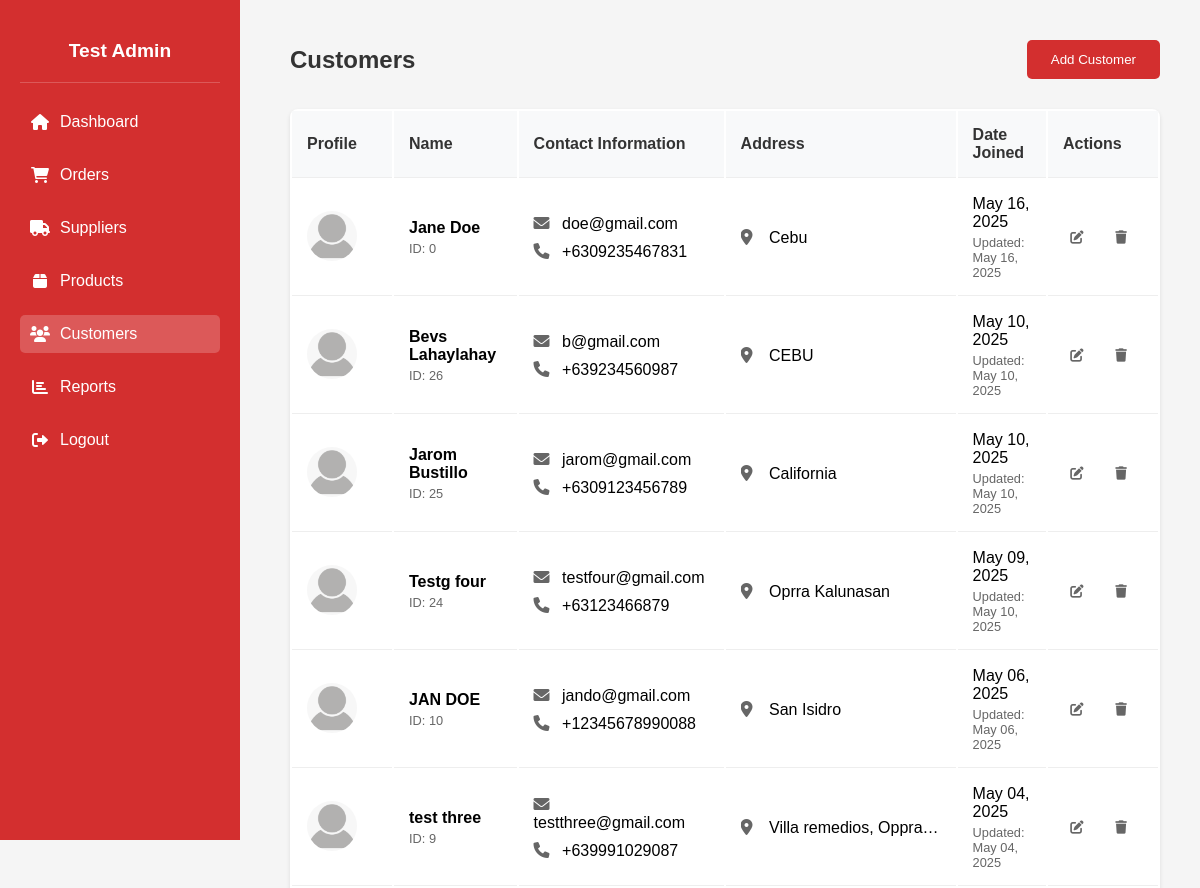
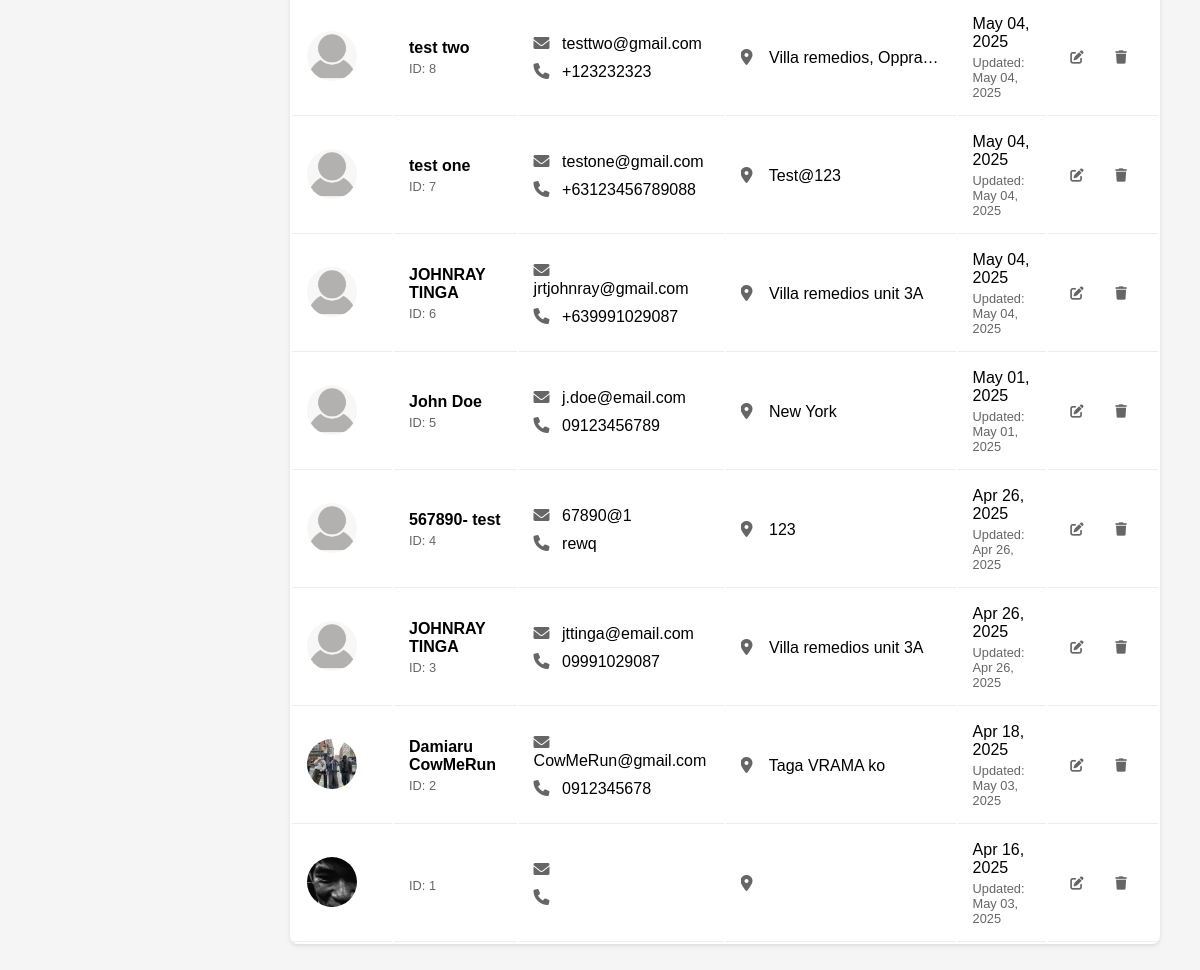
Before: /Admin_customers.php with the older database file (2 pictures, top to bottom).
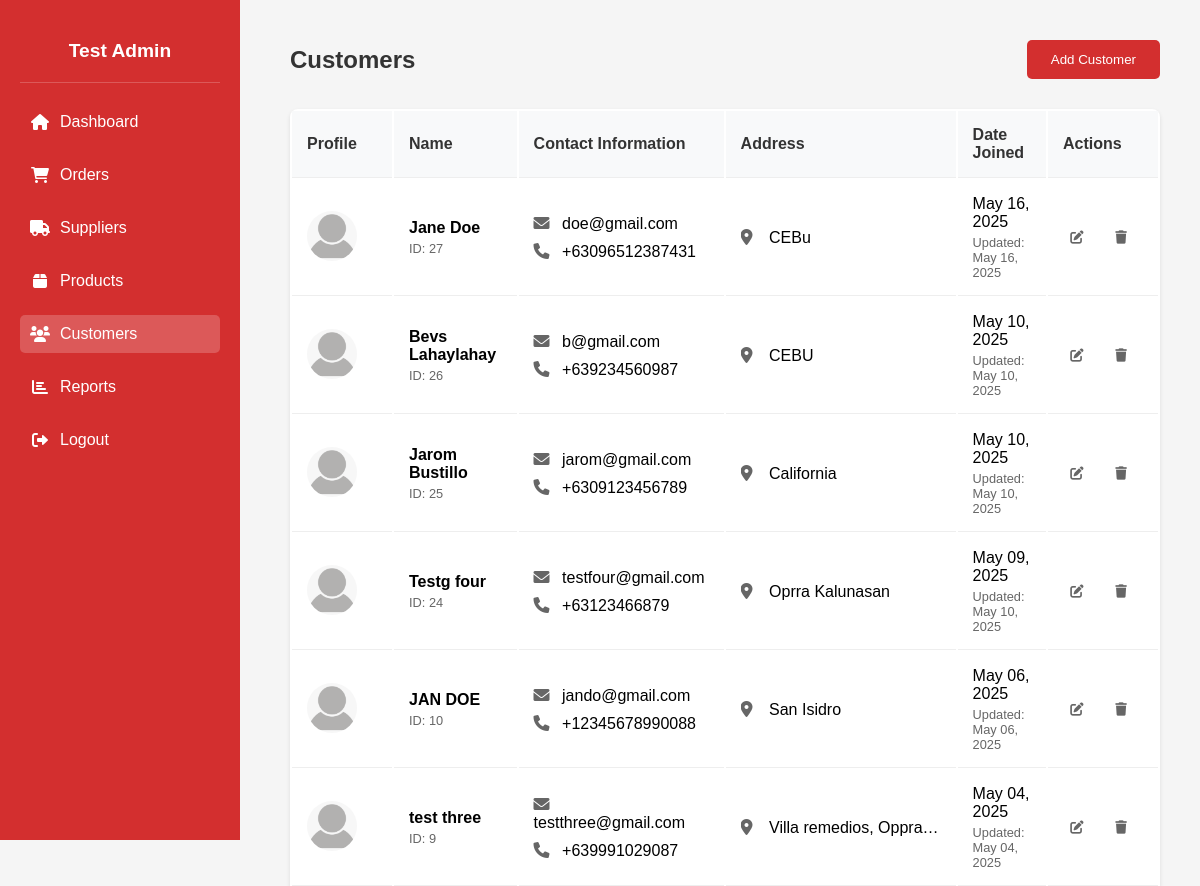
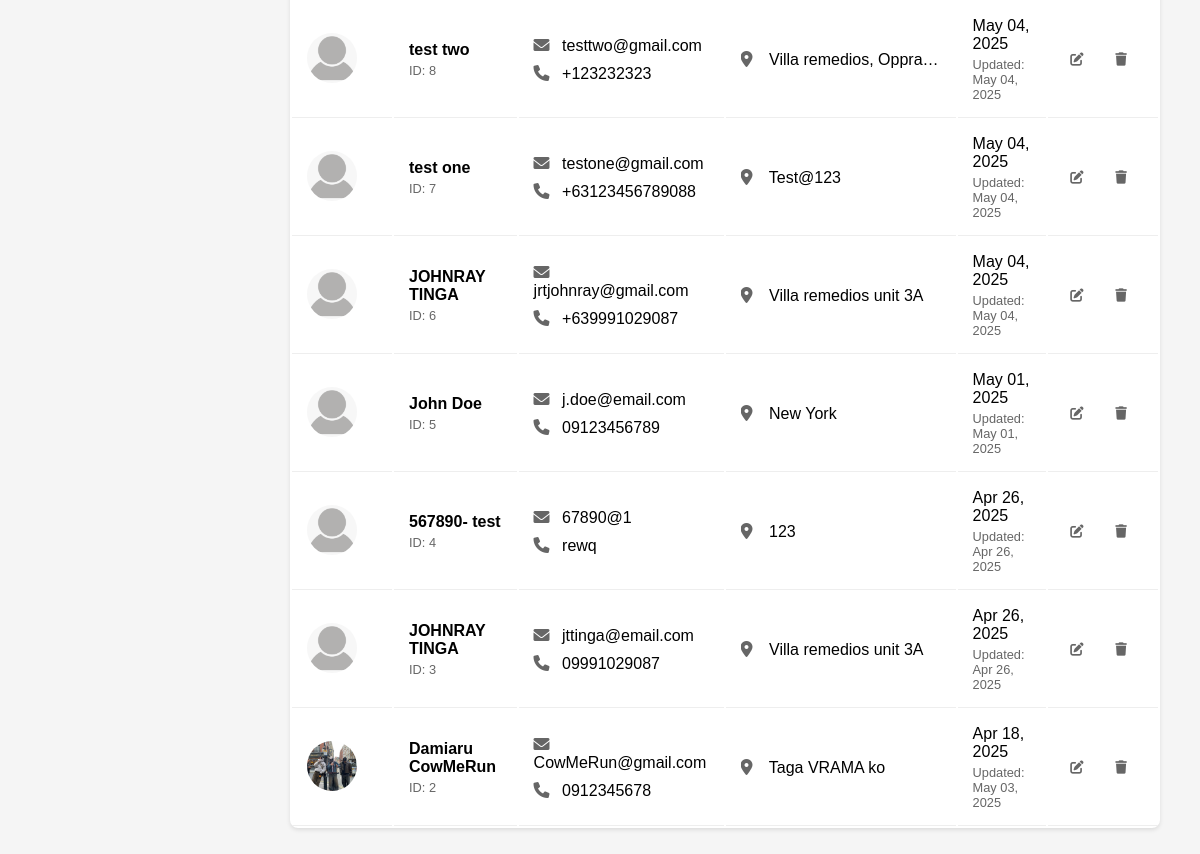
After: the same page with the newer database file (2 pictures, top to bottom).
### tables this page shows
CREATE TABLE `customer` (
  `PK_CUSTOMER_ID` int(11) NOT NULL,
  `L_NAME` varchar(30) NOT NULL,
  `F_NAME` varchar(30) NOT NULL,
  `EMAIL` varchar(255) NOT NULL,
  `PASSWORD_HASH` varchar(255) NOT NULL,
  `CUSTOMER_ADDRESS` varchar(255) NOT NULL,
  `PHONE_NUM` char(15) NOT NULL,
  `CREATED_AT` datetime NOT NULL DEFAULT current_timestamp(),
  `UPDATE_AT` datetime NOT NULL,
  `PROFILE_PIC` varchar(255) DEFAULT 'default.png'
);

### Admin_customers.php (the view, shortened to what this page needs)
<?php
include 'db_connect.php';
$adminQuery = $conn->prepare("SELECT CONCAT(F_NAME, ' ', L_NAME) as full_name FROM users WHERE PK_USER_ID = ?");
$adminQuery->bind_param("i", $admin_id);
$adminQuery->execute();
$adminResult = $adminQuery->get_result();
$adminName = $adminResult->num_rows > 0 ? $adminResult->fetch_assoc()['full_name'] : 'Test Admin';
$sql = "SELECT PK_CUSTOMER_ID, F_NAME, L_NAME, EMAIL, PHONE_NUM, CUSTOMER_ADDRESS,
        PROFILE_PIC, CREATED_AT, UPDATE_AT
        FROM customer ORDER BY CREATED_AT DESC";
$result = $conn->query($sql);
?>
<!DOCTYPE html>
<html lang="en">
<head>
    <link rel="stylesheet" href="https://cdnjs.cloudflare.com/ajax/libs/font-awesome/6.0.0/css/all.min.css">
    <link href="https://cdn.jsdelivr.net/npm/@sweetalert2/theme-material-ui/material-ui.css" rel="stylesheet">
</head>
<body>
    <div class="sidebar">
    <div class="admin-profile">
            <h3><?= htmlspecialchars($adminName) ?></h3>
        </div>
        <a href="Admin_home.php">
            <i class="fas fa-home"></i> Dashboard
        </a>
        <a href="Admin_orders.php">
            <i class="fas fa-shopping-cart"></i> Orders
        </a>
        <a href="Admin_suppliers.php">
            <i class="fas fa-truck"></i> Suppliers
        </a>
        <a href="Admin_product.php">
            <i class="fas fa-box"></i> Products
        </a>
        <a href="Admin_customers.php" class="active">
            <i class="fas fa-users"></i> Customers
        </a>
        <a href="Admin_reports.php">
            <i class="fas fa-chart-bar"></i> Reports
        </a>
        <a href="logout.php">
            <i class="fas fa-sign-out-alt"></i> Logout
        </a>
    </div>
    <div class="customer-section">
        <div class="header">
            <h2>Customers</h2>
            <button onclick="window.location.href='Admin_add_customer.php'">Add Customer</button>
        </div>
        <table>
            <thead>
                <tr>
                    <th>Profile</th>
                    <th>Name</th>
                    <th>Contact Information</th>
                    <th>Address</th>
                    <th>Date Joined</th>
                    <th>Actions</th>
                </tr>
            </thead>
            <tbody>
                <?php while($row = $result->fetch_assoc()): ?>
                <tr>
                    <td class="profile-cell">
                        <img src="uploads/profiles/<?= !empty($row['PROFILE_PIC']) ?
                            htmlspecialchars($row['PROFILE_PIC']) : 'default-avatar.png' ?>"
                            alt="Profile Picture" class="profile-pic">
                    </td>
                    <td>
                        <strong><?= htmlspecialchars($row['F_NAME'] . ' ' . $row['L_NAME']) ?></strong>
                        <div class="customer-id">ID: <?= htmlspecialchars($row['PK_CUSTOMER_ID']) ?></div>
                    </td>
                    <td>
                        <div><i class="fas fa-envelope"></i> <?= htmlspecialchars($row['EMAIL']) ?></div>
                        <div><i class="fas fa-phone" style="margin-top: 10px;"></i> <?= htmlspecialchars($row['PHONE_NUM']) ?></div>
                    </td>
                    <td>
                        <div class="address-cell">
                            <i class="fas fa-map-marker-alt"></i>
                            <?= htmlspecialchars($row['CUSTOMER_ADDRESS']) ?>
                        </div>
                    </td>
                    <td>
                        <div> <?= date("M d, Y", strtotime($row['CREATED_AT'])) ?></div>
                        <div class="last-updated">Updated: <?= date("M d, Y", strtotime($row['UPDATE_AT'])) ?></div>
                    </td>
                    <td>
                        <div class="action-buttons">
                            <button onclick="editCustomer(<?= $row['PK_CUSTOMER_ID'] ?>)" class="edit-btn">
                                <i class="fas fa-edit"></i>
                            </button>
                            <button onclick="deleteCustomer(<?= $row['PK_CUSTOMER_ID'] ?>)" class="delete-btn">
                                <i class="fas fa-trash"></i>
                            </button>
                        </div>
                    </td>
                </tr>
                <?php endwhile; ?>
            </tbody>
        </table>
    </div>
</body>
</html>

### Admin_customers.php (style rules this page uses)
body { margin: 0; font-family: Arial, sans-serif; background-color: #f5f5f5; }
.sidebar { width: 200px; background-color: #d32f2f; height: 100vh; position: fixed; color: white; display: flex; flex-direction: column; padding: 20px; }
.admin-profile { text-align: center; padding: 20px 0; border-bottom: 1px solid rgba(255,255,255,0.2); margin-bottom: 20px; }
.admin-profile h3 { margin: 0; font-size: 1.2em; }
.sidebar a { display: flex; align-items: center; color: white; text-decoration: none; margin-bottom: 15px; padding: 10px; border-radius: 5px; transition: all 0.3s ease; }
.sidebar a i { margin-right: 10px; width: 20px; text-align: center; }
.sidebar a.active { background: rgba(255,255,255,0.2); }
.customer-section { margin-left: 250px; padding: 40px; }
.header { display: flex; justify-content: space-between; align-items: center; margin-bottom: 30px; }
.header h2 { margin: 0; color: #333; font-size: 24px; }
.header button { background-color: #d32f2f; color: white; border: none; padding: 12px 24px; cursor: pointer; border-radius: 5px; transition: background-color 0.3s; }
table { width: 100%; background: white; border-radius: 8px; box-shadow: 0 2px 4px rgba(0,0,0,0.1); overflow: hidden; }
table th, table td { padding: 15px; text-align: left; border-bottom: 1px solid #eee; }
table th { background-color: #f8f9fa; color: #333; font-weight: 600; }
.profile-pic { width: 50px; height: 50px; border-radius: 50%; object-fit: cover; }
.profile-cell { width: 70px; }
.customer-id { font-size: 0.8em; color: #666; margin-top: 4px; }
.address-cell { max-width: 200px; white-space: nowrap; overflow: hidden; text-overflow: ellipsis; }
.last-updated { font-size: 0.8em; color: #666; margin-top: 4px; }
.action-buttons { display: flex; gap: 8px; }
.action-buttons button { border: none; background: none; padding: 6px; cursor: pointer; border-radius: 4px; transition: background-color 0.3s; }
.edit-btn { color: #FFA000; }
.delete-btn { color: #F44336; }
table td { vertical-align: middle; }
table td i { width: 16px; margin-right: 8px; color: #666; }

Changed rows visible on the page:
removed customer: PROFILE_PIC (placeholder picture), F_NAME+L_NAME "Jane Doe", PK_CUSTOMER_ID "0", EMAIL "doe@gmail.com", PHONE_NUM "+6309235467831", CUSTOMER_ADDRESS "Cebu", CREATED_AT "May 16, 2025", UPDATE_AT "May 16, 2025"
removed customer: PROFILE_PIC (picture), PK_CUSTOMER_ID "1", CREATED_AT "Apr 16, 2025", UPDATE_AT "May 03, 2025"
added customer: PROFILE_PIC (placeholder picture), F_NAME+L_NAME "Jane Doe", PK_CUSTOMER_ID "27", EMAIL "doe@gmail.com", PHONE_NUM "+63096512387431", CUSTOMER_ADDRESS "CEBu", CREATED_AT "May 16, 2025", UPDATE_AT "May 16, 2025"
